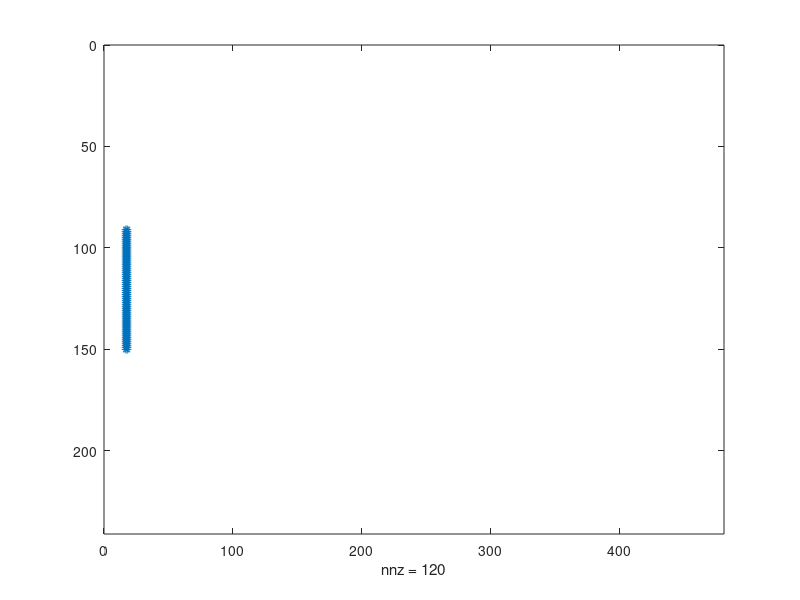

This figure's MATLAB source: (Note: this script raises an error after producing the figure.)
function input_tign_g
% create file input_tign_g for reading by ideal.exe

% edit these numbers as needed
burner_size_m     = [750,25]   %
domain_size_m     = [3000,6000]
mesh_step_m       = [12.5,12.5]
burner_dist_m     = 200
burner_start_s    = 1
burner_end_s      = 1e6

% do not edit under this line

domain_size_cells = div(domain_size_m,mesh_step_m)
burner_size_cells = div(burner_size_m,mesh_step_m)

% place burner burner_dist_m from start in direction 1 and symmetrically in direction 2
burner_dist_cells = [(domain_size_cells(1)-burner_size_cells(1))/2,...
    div(burner_dist_m,mesh_step_m(2))]
burner_start_cells = burner_dist_cells+1;
burner_end_cells   = burner_dist_cells+burner_size_cells;

burner_mask = zeros(domain_size_cells);
burner_mask(burner_start_cells(1):burner_end_cells(1),...
            burner_start_cells(2):burner_end_cells(2)) = 1;
spy(burner_mask)
fprintf('burner cells %i from %i\n',nnz(burner_mask),prod(domain_size_cells))

burner_tign = zeros(domain_size_cells);
burner_tign(burner_mask(:)==0) = burner_end_s;
burner_tign(burner_mask(:) >0) = burner_start_s;

file = 'input_tign_g';
write_array_2d(file,burner_tign)
fprintf('Burner ignition written to file %s for ideal.exe\n',file)
% ncreplace('wrfinput_d01','TIGN_G',burner_tign)

end

function size_cells=div(size_m,step_m)
size_cells=size_m./step_m;
if any((size_cells - round(size_cells))>10*eps),
    warning('given size in m should be multiple of step_size_m')
end
size_cells = round(size_cells)
end    